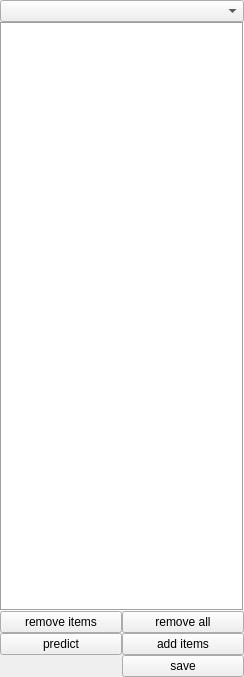
<?xml version="1.0" encoding="UTF-8"?>
<ui version="4.0">
 <class>Form</class>
 <widget class="QWidget" name="Form">
  <property name="geometry">
   <rect>
    <x>0</x>
    <y>0</y>
    <width>244</width>
    <height>677</height>
   </rect>
  </property>
  <property name="windowTitle">
   <string>Form</string>
  </property>
  <layout class="QVBoxLayout" name="verticalLayout_2">
   <property name="spacing">
    <number>0</number>
   </property>
   <property name="margin">
    <number>0</number>
   </property>
   <item>
    <layout class="QVBoxLayout" name="verticalLayout">
     <property name="spacing">
      <number>-1</number>
     </property>
     <item>
      <widget class="QComboBox" name="classifiers"/>
     </item>
     <item>
      <layout class="QVBoxLayout" name="sbox">
       <property name="spacing">
        <number>0</number>
       </property>
      </layout>
     </item>
     <item>
      <widget class="QTreeView" name="treeview">
       <property name="sizePolicy">
        <sizepolicy hsizetype="Expanding" vsizetype="MinimumExpanding">
         <horstretch>0</horstretch>
         <verstretch>0</verstretch>
        </sizepolicy>
       </property>
       <property name="frameShape">
        <enum>QFrame::Box</enum>
       </property>
       <property name="frameShadow">
        <enum>QFrame::Sunken</enum>
       </property>
       <property name="selectionMode">
        <enum>QAbstractItemView::ContiguousSelection</enum>
       </property>
       <property name="iconSize">
        <size>
         <width>16</width>
         <height>16</height>
        </size>
       </property>
       <property name="indentation">
        <number>15</number>
       </property>
       <property name="rootIsDecorated">
        <bool>true</bool>
       </property>
       <property name="uniformRowHeights">
        <bool>false</bool>
       </property>
       <property name="itemsExpandable">
        <bool>true</bool>
       </property>
       <property name="sortingEnabled">
        <bool>true</bool>
       </property>
       <property name="animated">
        <bool>true</bool>
       </property>
       <property name="allColumnsShowFocus">
        <bool>false</bool>
       </property>
       <property name="headerHidden">
        <bool>false</bool>
       </property>
       <property name="expandsOnDoubleClick">
        <bool>false</bool>
       </property>
      </widget>
     </item>
     <item>
      <layout class="QGridLayout" name="gridLayout">
       <item row="3" column="1">
        <widget class="QPushButton" name="saveBtn">
         <property name="text">
          <string>save</string>
         </property>
        </widget>
       </item>
       <item row="0" column="0">
        <widget class="QPushButton" name="removeBtn">
         <property name="text">
          <string>remove items</string>
         </property>
        </widget>
       </item>
       <item row="0" column="1">
        <widget class="QPushButton" name="removeAllBtn">
         <property name="text">
          <string>remove all</string>
         </property>
        </widget>
       </item>
       <item row="1" column="1">
        <widget class="QPushButton" name="addBtn">
         <property name="text">
          <string>add items</string>
         </property>
        </widget>
       </item>
       <item row="1" column="0">
        <widget class="QPushButton" name="predictBtn">
         <property name="toolTip">
          <string>&lt;html&gt;&lt;head/&gt;&lt;body&gt;&lt;p&gt;actually trains and predicts...&lt;/p&gt;&lt;/body&gt;&lt;/html&gt;</string>
         </property>
         <property name="text">
          <string>predict</string>
         </property>
        </widget>
       </item>
      </layout>
     </item>
    </layout>
   </item>
  </layout>
 </widget>
 <resources/>
 <connections/>
</ui>
